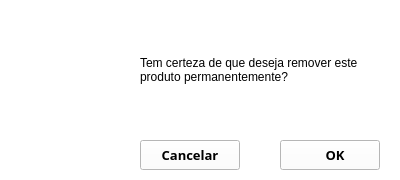
<?xml version="1.0" encoding="UTF-8"?>
<ui version="4.0">
 <class>dlgConfirm</class>
 <widget class="QDialog" name="dlgConfirm">
  <property name="geometry">
   <rect>
    <x>0</x>
    <y>0</y>
    <width>400</width>
    <height>180</height>
   </rect>
  </property>
  <property name="sizePolicy">
   <sizepolicy hsizetype="Preferred" vsizetype="Preferred">
    <horstretch>0</horstretch>
    <verstretch>0</verstretch>
   </sizepolicy>
  </property>
  <property name="minimumSize">
   <size>
    <width>400</width>
    <height>180</height>
   </size>
  </property>
  <property name="maximumSize">
   <size>
    <width>400</width>
    <height>180</height>
   </size>
  </property>
  <property name="cursor">
   <cursorShape>ArrowCursor</cursorShape>
  </property>
  <property name="windowTitle">
   <string>Confirmação</string>
  </property>
  <property name="windowIcon">
   <iconset resource="../resources_rc.qrc">
    <normaloff>:/logo_icon.png</normaloff>:/logo_icon.png</iconset>
  </property>
  <property name="styleSheet">
   <string notr="true">background-color: white</string>
  </property>
  <property name="locale">
   <locale language="Portuguese" country="Brazil"/>
  </property>
  <property name="modal">
   <bool>true</bool>
  </property>
  <widget class="QLabel" name="lblStatusText">
   <property name="geometry">
    <rect>
     <x>140</x>
     <y>20</y>
     <width>240</width>
     <height>100</height>
    </rect>
   </property>
   <property name="minimumSize">
    <size>
     <width>240</width>
     <height>100</height>
    </size>
   </property>
   <property name="maximumSize">
    <size>
     <width>240</width>
     <height>100</height>
    </size>
   </property>
   <property name="baseSize">
    <size>
     <width>240</width>
     <height>100</height>
    </size>
   </property>
   <property name="text">
    <string>Tem certeza de que deseja remover este produto permanentemente?</string>
   </property>
   <property name="textFormat">
    <enum>Qt::PlainText</enum>
   </property>
   <property name="wordWrap">
    <bool>true</bool>
   </property>
   <property name="textInteractionFlags">
    <set>Qt::NoTextInteraction</set>
   </property>
  </widget>
  <widget class="QLabel" name="lblStatusIcon">
   <property name="geometry">
    <rect>
     <x>20</x>
     <y>20</y>
     <width>100</width>
     <height>100</height>
    </rect>
   </property>
   <property name="minimumSize">
    <size>
     <width>100</width>
     <height>100</height>
    </size>
   </property>
   <property name="maximumSize">
    <size>
     <width>100</width>
     <height>100</height>
    </size>
   </property>
   <property name="baseSize">
    <size>
     <width>100</width>
     <height>100</height>
    </size>
   </property>
   <property name="text">
    <string/>
   </property>
   <property name="textFormat">
    <enum>Qt::PlainText</enum>
   </property>
   <property name="pixmap">
    <pixmap resource="../resources_rc.qrc">:/dialog-confirm_icon.png</pixmap>
   </property>
   <property name="wordWrap">
    <bool>true</bool>
   </property>
   <property name="textInteractionFlags">
    <set>Qt::NoTextInteraction</set>
   </property>
  </widget>
  <widget class="QToolButton" name="btnOk">
   <property name="geometry">
    <rect>
     <x>280</x>
     <y>140</y>
     <width>100</width>
     <height>30</height>
    </rect>
   </property>
   <property name="font">
    <font>
     <family>Droid Sans</family>
     <pointsize>10</pointsize>
     <weight>75</weight>
     <bold>true</bold>
    </font>
   </property>
   <property name="cursor">
    <cursorShape>PointingHandCursor</cursorShape>
   </property>
   <property name="toolTip">
    <string extracomment="Confirmar">Confirmar</string>
   </property>
   <property name="accessibleName">
    <string>btnOk</string>
   </property>
   <property name="styleSheet">
    <string notr="true">background-color: #3b5998; color: white; font-weight: bold;  QToolTip{background-color: white}</string>
   </property>
   <property name="text">
    <string extracomment="OK">   OK</string>
   </property>
   <property name="icon">
    <iconset resource="../resources_rc.qrc">
     <normaloff>:/dialog-ok_icon.png</normaloff>:/dialog-ok_icon.png</iconset>
   </property>
   <property name="iconSize">
    <size>
     <width>32</width>
     <height>32</height>
    </size>
   </property>
   <property name="shortcut">
    <string/>
   </property>
   <property name="toolButtonStyle">
    <enum>Qt::ToolButtonTextBesideIcon</enum>
   </property>
   <property name="arrowType">
    <enum>Qt::NoArrow</enum>
   </property>
  </widget>
  <widget class="QToolButton" name="btnCancel">
   <property name="geometry">
    <rect>
     <x>140</x>
     <y>140</y>
     <width>100</width>
     <height>30</height>
    </rect>
   </property>
   <property name="font">
    <font>
     <family>Droid Sans</family>
     <pointsize>10</pointsize>
     <weight>75</weight>
     <bold>true</bold>
    </font>
   </property>
   <property name="cursor">
    <cursorShape>PointingHandCursor</cursorShape>
   </property>
   <property name="toolTip">
    <string extracomment="Cancelar">Cancelar</string>
   </property>
   <property name="accessibleName">
    <string>btnCancel</string>
   </property>
   <property name="styleSheet">
    <string notr="true">background-color: #3b5998; color: white; font-weight: bold;  QToolTip{background-color: white}</string>
   </property>
   <property name="text">
    <string extracomment="Cancelar">Cancelar</string>
   </property>
   <property name="icon">
    <iconset resource="../resources_rc.qrc">
     <normaloff>:/dialog-cancel_icon.png</normaloff>:/dialog-cancel_icon.png</iconset>
   </property>
   <property name="iconSize">
    <size>
     <width>24</width>
     <height>24</height>
    </size>
   </property>
   <property name="shortcut">
    <string/>
   </property>
   <property name="toolButtonStyle">
    <enum>Qt::ToolButtonTextBesideIcon</enum>
   </property>
   <property name="arrowType">
    <enum>Qt::NoArrow</enum>
   </property>
  </widget>
 </widget>
 <resources>
  <include location="../resources_rc.qrc"/>
 </resources>
 <connections/>
</ui>
